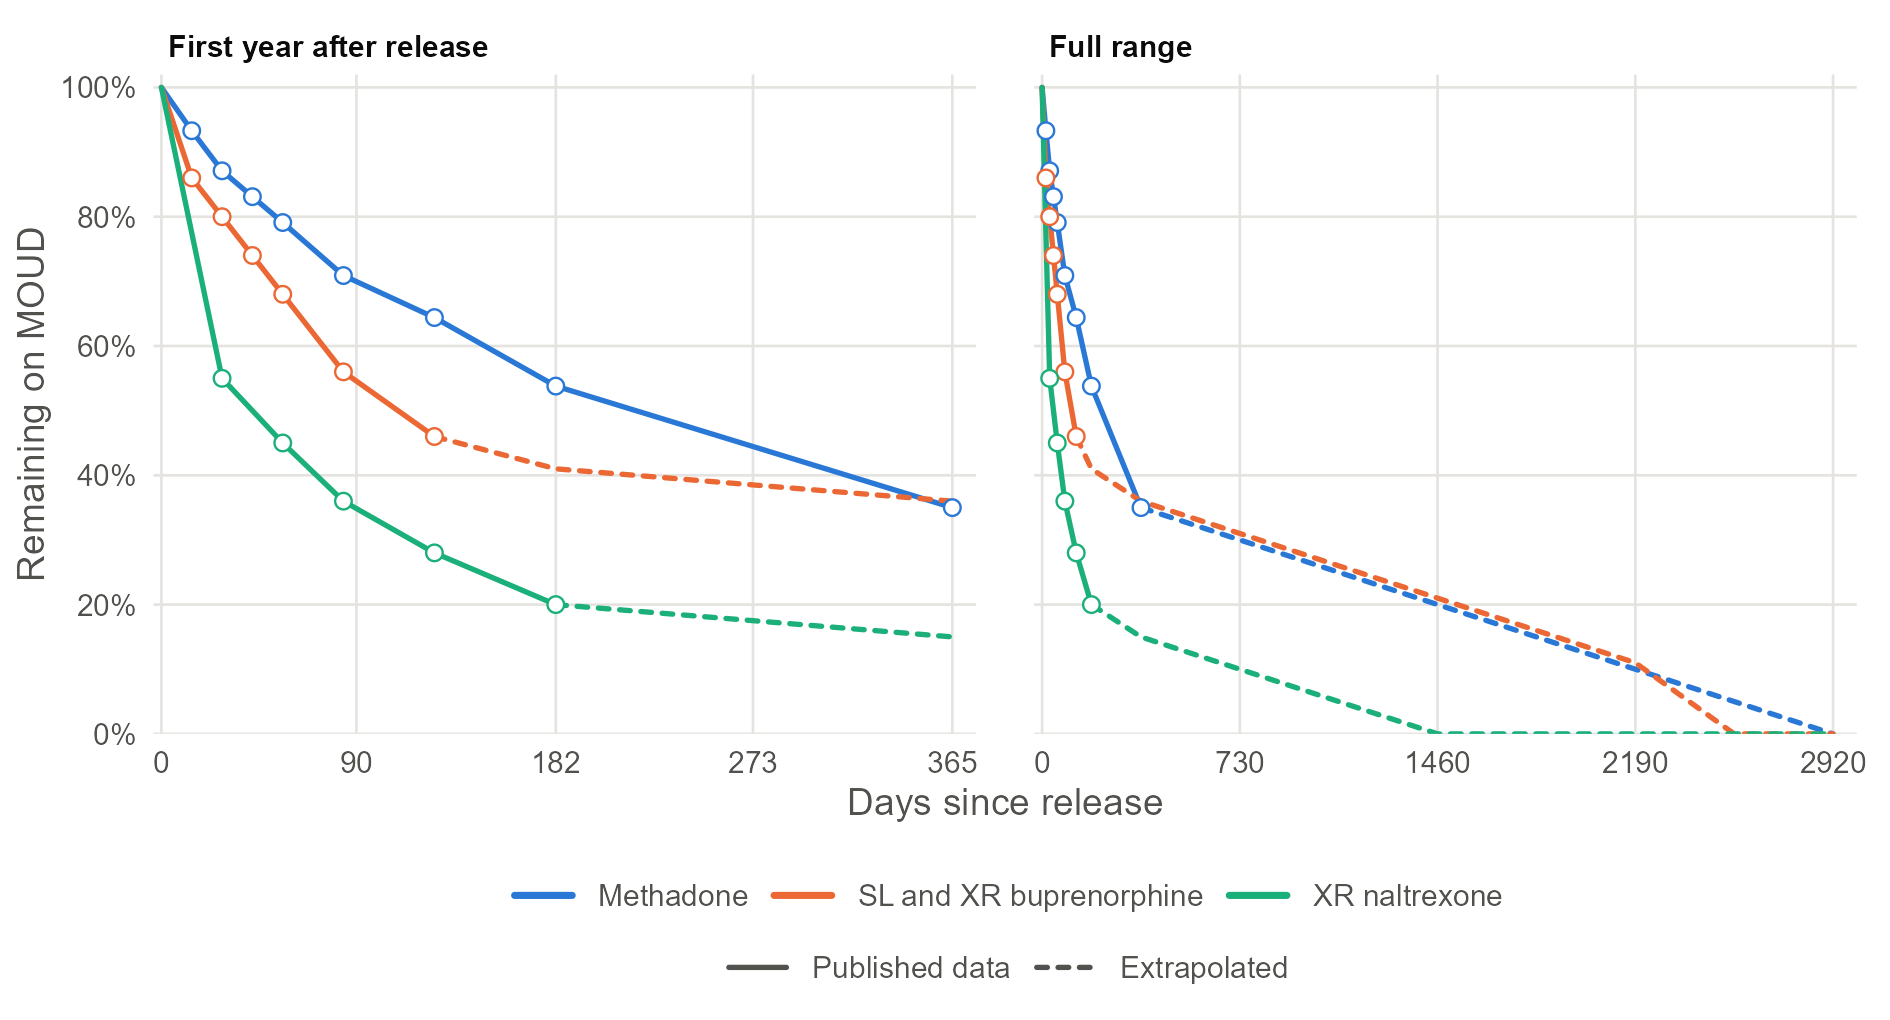

R code for this plot:
# Survival functions for post-release MOUD time on treatment, as implied by the
# model input data/moud_time_on_treatment.csv and the sampling procedure in the
# JCCM model.
#
# Run from the data/ directory:
#   Rscript moud_km_survival.R
#
# Sampling procedure in the model (jail.py Jail.release_person and
# jccm_utils.fast_choice_uniform):
#   1. A histogram bin i is selected with probability f_i. The bins are
#      contiguous; bin i spans (days_{i-1}, days_i] with days_0 = 0.
#   2. The duration d is drawn uniformly within the selected bin.
#   3. d is multiplied by the linkage-to-care multiplier m, with a minimum of
#      1 day: d' = max(m * d, 1).
#   If the listed fractions sum to less than 1, the sampler assigns the
#   remaining probability to the last bin (fallback branch of
#   fast_choice_uniform). This applies to both buprenorphine rows, whose
#   fractions sum to 0.94.
#
# Consequences used below:
#   - S(t) equals 1 - cumsum(f) at each bin edge and is linear between edges.
#   - Under multiplier m > 0, S_m(t) = S(t / m) for t >= 1 and S_m(t) = 1 for t < 1.
#
# Outputs (written to data/):
#   moud_km_survival.png / .pdf          survival functions at m = 1 with the
#                                        published values used as model input
#   moud_km_survival_linkage.png / .pdf  survival functions at m = 0.5, 1, 2
#   moud_km_survival_summary.csv         summary statistics

library(data.table)
library(ggplot2)

# ---- Input ------------------------------------------------------------------

dt <- fread("moud_time_on_treatment.csv")
setorder(dt, moud_name, days)

# Last time point covered by the published source for each MOUD. Bins up to
# this day reproduce the published values; later bins are extrapolated.
#   Methadone:      Macmadu et al. 2021, histogram through 365 days
#   Naltrexone_XR:  Macmadu et al. 2021, histogram through 182 days
#   Buprenorphine:  Lee et al. 2018 (SL buprenorphine), cumulative survival
#                   through 126 days; used for both SL and XR buprenorphine
observed_through <- data.table(
  moud_name = c("Methadone", "Naltrexone_XR",
                "Buprenorphine_Sublingual", "Buprenorphine_XR"),
  obs_day   = c(365, 182, 126, 126),
  source    = c("Macmadu et al. 2021 (histogram)",
                "Macmadu et al. 2021 (histogram)",
                "Lee et al. 2018, SL buprenorphine (cumulative survival)",
                "Lee et al. 2018, SL buprenorphine (cumulative survival)")
)

# ---- Effective bins as sampled by the model ---------------------------------

bins <- dt[, {
  p     <- fraction
  resid <- 1 - sum(p)
  p[.N] <- p[.N] + resid          # fallback: residual mass goes to the last bin
  .(lo = c(0, days[-.N]), hi = days, f_listed = fraction, f = p,
    listed_sum = sum(fraction), residual = resid)
}, by = moud_name]

cat("Listed fraction sums and residual assigned to the last bin:\n")
print(unique(bins[, .(moud_name, listed_sum = round(listed_sum, 3),
                      residual = round(residual, 3))]))

# Survival at bin edges, including t = 0
edges <- bins[, .(t = c(0, hi), S = c(1, 1 - cumsum(f))), by = moud_name]
edges[abs(S) < 1e-9, S := 0]

# Piecewise-linear survival function for one MOUD, linkage multiplier m
surv_fun <- function(moud, m = 1) {
  e <- edges[moud_name == moud]
  base <- approxfun(e$t, e$S, method = "linear", yleft = 1, yright = 0)
  function(t) ifelse(t < 1, 1, base(t / m))
}

# Old sampler (before 2026-06-02) returned the upper edge of the selected bin
surv_upper_edge <- function(moud, t) {
  b <- bins[moud_name == moud]
  vapply(t, function(x) sum(b$f[b$hi > x]), numeric(1))
}

# ---- Summary statistics -----------------------------------------------------

report_times <- c(14, 28, 90, 182, 365, 730, 1825)

integrate_surv <- function(S, upper, step = 0.25) {
  t <- seq(0, upper, by = step)
  s <- S(t)
  sum((s[-1] + s[-length(s)]) / 2) * step
}

median_from <- function(S, upper) {
  uniroot(function(t) S(t) - 0.5, c(1, upper), tol = 1e-6)$root
}

summary_dt <- rbindlist(lapply(unique(bins$moud_name), function(moud) {
  b      <- bins[moud_name == moud]
  t_max  <- max(b$hi)
  rows <- lapply(c(0.5, 1, 2), function(m) {
    S <- surv_fun(moud, m)
    data.table(
      moud_name   = moud,
      multiplier  = m,
      median_days = median_from(S, m * t_max),
      mean_days   = integrate_surv(S, m * t_max),
      rmst_5y     = integrate_surv(S, 1825)
    )
  })
  out <- rbindlist(rows)
  S1  <- surv_fun(moud, 1)
  for (tt in report_times) out[, paste0("S_", tt) := S1(tt)]
  # Upper-edge sampler, for comparison with the pre-2026-06-02 model version
  out[, mean_upper_edge   := sum(b$f * b$hi)]
  out[, median_upper_edge := b$hi[which(cumsum(b$f) >= 0.5)[1]]]
  out[multiplier != 1, c(paste0("S_", report_times),
                         "mean_upper_edge", "median_upper_edge") := NA]
  out
}))

summary_print <- copy(summary_dt)
num_cols <- names(summary_print)[vapply(summary_print, is.numeric, logical(1))]
summary_print[, (num_cols) := lapply(.SD, round, 3), .SDcols = num_cols]
cat("\nSummary statistics (S_t columns at m = 1):\n")
print(summary_print)
fwrite(summary_print, "moud_km_survival_summary.csv")

# ---- Plot data --------------------------------------------------------------

# SL and XR buprenorphine use identical input; plot them as one series.
same_bup <- isTRUE(all.equal(
  dt[moud_name == "Buprenorphine_Sublingual", .(days, fraction)],
  dt[moud_name == "Buprenorphine_XR", .(days, fraction)],
  check.attributes = FALSE))
stopifnot(same_bup)

series <- data.table(
  moud_name = c("Methadone", "Buprenorphine_Sublingual", "Naltrexone_XR"),
  label     = c("Methadone", "SL and XR buprenorphine", "XR naltrexone")
)
series[, label := factor(label, levels = label)]
series <- merge(series, observed_through, by = "moud_name", sort = FALSE)

# Categorical slots 1-3 of the reference palette (validated all-pairs, light)
series_colors <- setNames(c("#2a78d6", "#eb6834", "#1baf7a"), levels(series$label))

panels <- data.table(
  panel = factor(c("First year after release", "Full range"),
                 levels = c("First year after release", "Full range")),
  t_end = c(365, 2920)
)

curve_dt <- rbindlist(lapply(seq_len(nrow(series)), function(i) {
  s  <- series[i]
  S  <- surv_fun(s$moud_name, 1)
  t  <- sort(unique(c(seq(0, 2920, by = 1), edges[moud_name == s$moud_name, t])))
  d  <- data.table(label = s$label, t = t, S = S(t))
  # Observed segment and extrapolated segment share the boundary point
  rbind(d[t <= s$obs_day][, part := "Published data"],
        d[t >= s$obs_day][, part := "Extrapolated"])
}))
curve_dt[, part := factor(part, levels = c("Published data", "Extrapolated"))]
curve_dt <- rbindlist(lapply(seq_len(nrow(panels)), function(j) {
  curve_dt[t <= panels$t_end[j]][, panel := panels$panel[j]]
}))

points_dt <- rbindlist(lapply(seq_len(nrow(series)), function(i) {
  s <- series[i]
  edges[moud_name == s$moud_name & t > 0 & t <= s$obs_day,
        .(label = s$label, t, S)]
}))
points_dt <- rbindlist(lapply(seq_len(nrow(panels)), function(j) {
  points_dt[t <= panels$t_end[j]][, panel := panels$panel[j]]
}))

# ---- Shared theme -----------------------------------------------------------

ink_primary   <- "#0b0b0b"
ink_secondary <- "#52514e"
grid_color    <- "#e4e3df"

base_family <- if ("Arial" %in% systemfonts::system_fonts()$family) "Arial" else ""

theme_jccm <- theme_minimal(base_size = 9, base_family = base_family) +
  theme(
    text              = element_text(color = ink_primary),
    axis.text         = element_text(color = ink_secondary),
    axis.title        = element_text(color = ink_secondary),
    strip.text        = element_text(color = ink_primary, face = "bold", hjust = 0),
    panel.grid.major  = element_line(color = grid_color, linewidth = 0.3),
    panel.grid.minor  = element_blank(),
    legend.position   = "bottom",
    legend.box        = "vertical",
    legend.spacing.y  = unit(0, "pt"),
    legend.margin     = margin(0, 0, 0, 0),
    legend.text       = element_text(color = ink_secondary),
    legend.title      = element_text(color = ink_secondary),
    panel.spacing     = unit(14, "pt"),
    plot.margin       = margin(4, 8, 4, 4)
  )

save_both <- function(p, stem, width, height) {
  ggsave(paste0(stem, ".png"), p, width = width, height = height, dpi = 300, bg = "white")
  ggsave(paste0(stem, ".pdf"), p, width = width, height = height,
         device = cairo_pdf, bg = "white")
  cat(sprintf("Saved data/%s.png and data/%s.pdf\n", stem, stem))
}

# ---- Figure 1: survival functions at m = 1 ----------------------------------

x_breaks <- function(lims) {
  if (max(lims) <= 400) c(0, 90, 182, 273, 365) else c(0, 730, 1460, 2190, 2920)
}

p1 <- ggplot() +
  geom_line(data = curve_dt,
            aes(x = t, y = S, color = label, linetype = part),
            linewidth = 0.6, lineend = "round") +
  geom_point(data = points_dt,
             aes(x = t, y = S, color = label),
             size = 1.6, stroke = 0.4, shape = 21, fill = "white") +
  facet_wrap(~ panel, scales = "free_x") +
  scale_color_manual(values = series_colors, name = NULL) +
  scale_linetype_manual(values = c("Published data" = "solid", "Extrapolated" = "22"),
                        name = NULL) +
  scale_x_continuous(breaks = x_breaks, expand = expansion(mult = c(0.01, 0.03))) +
  scale_y_continuous(limits = c(0, 1), breaks = seq(0, 1, 0.2),
                     labels = scales::percent_format(accuracy = 1),
                     expand = expansion(mult = c(0, 0.02))) +
  labs(x = "Days since release", y = "Remaining on MOUD") +
  guides(color = guide_legend(order = 1, override.aes = list(shape = NA, linewidth = 0.8)),
         linetype = guide_legend(order = 2, override.aes = list(color = ink_secondary))) +
  theme_jccm

save_both(p1, "moud_km_survival", width = 6.3, height = 3.4)

# ---- Figure 2: survival functions under linkage multipliers -----------------

linkage_dt <- rbindlist(lapply(seq_len(nrow(series)), function(i) {
  s <- series[i]
  rbindlist(lapply(c(0.5, 1, 2), function(m) {
    t <- seq(0, 1825, by = 1)
    data.table(label = s$label, m = m, t = t, S = surv_fun(s$moud_name, m)(t))
  }))
}))
linkage_dt[, m := factor(m, levels = c(0.5, 1, 2), labels = c("0.5", "1", "2"))]

# Ordinal blue ramp (steps 250, 450, 650 of the reference sequential hue)
linkage_colors <- c("0.5" = "#86b6ef", "1" = "#2a78d6", "2" = "#104281")

p2 <- ggplot(linkage_dt, aes(x = t, y = S, color = m)) +
  geom_line(linewidth = 0.6, lineend = "round") +
  facet_wrap(~ label) +
  scale_color_manual(values = linkage_colors, name = "Linkage multiplier m") +
  scale_x_continuous(breaks = c(0, 365, 730, 1095, 1460, 1825),
                     expand = expansion(mult = c(0.01, 0.03))) +
  scale_y_continuous(limits = c(0, 1), breaks = seq(0, 1, 0.2),
                     labels = scales::percent_format(accuracy = 1),
                     expand = expansion(mult = c(0, 0.02))) +
  labs(x = "Days since release", y = "Remaining on MOUD") +
  guides(color = guide_legend(override.aes = list(linewidth = 0.8))) +
  theme_jccm

save_both(p2, "moud_km_survival_linkage", width = 6.3, height = 2.8)
